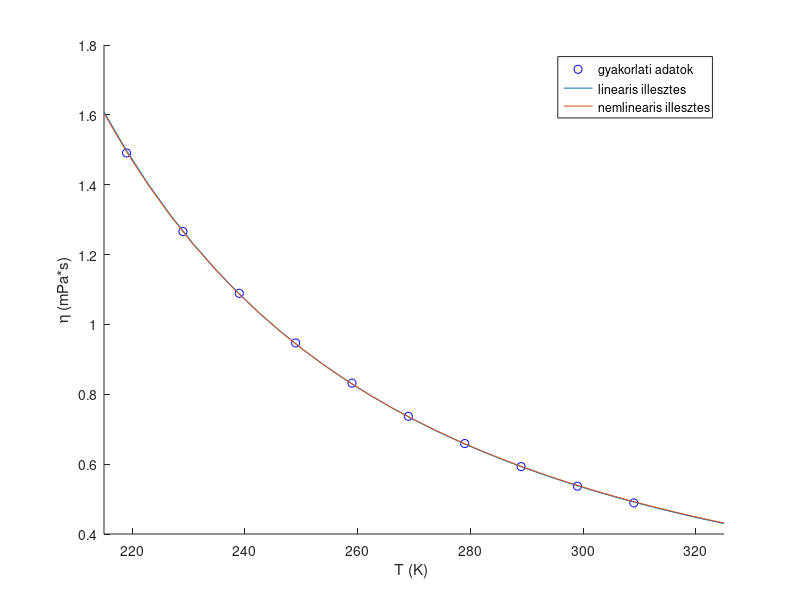
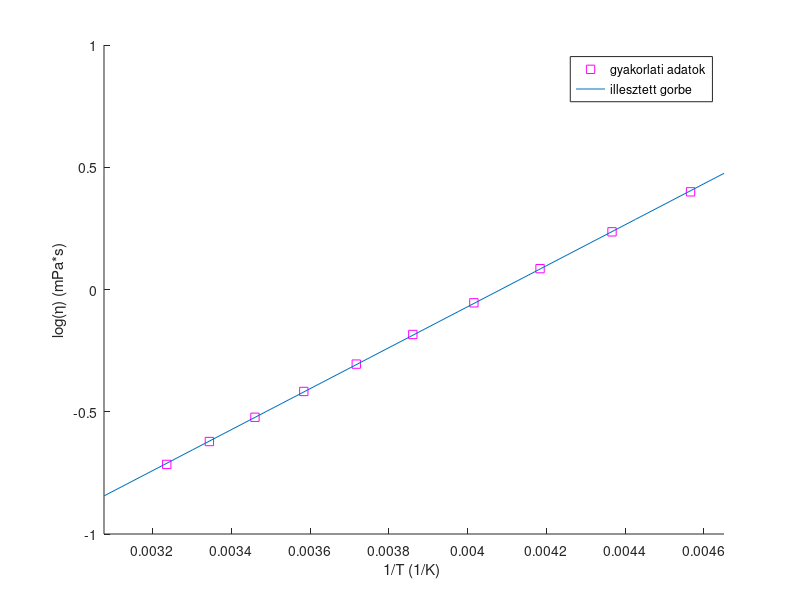

MATLAB code for these plots, in order:
clc ( ), clear ( ), close ( 'all' )

%%Adatok
T = 219 : 10 : 309; %%Kelvin
viszk = [ 1.491, 1.266, 1.089, 0.947, 0.832, 0.737, 0.659, 0.593, 0.537, 0.489]; %% mPa*s
% hatarozd meg A es B parametereket, biz be hogy helyes
x = 1 ./ T;
y = log( viszk );
homerseklet = [ 215, 325 ];
recip_homerseklet = [ 1/homerseklet(2); 1/homerseklet(1)];

%%Megoldas - LINEARIS
eredm = polyfit(x, y, 1);
B1 = eredm (1);
A1 = exp( eredm(2));
fgv_viszk = @ (T) A1 * exp( B1 ./ T );
fgv_log_viszk = @ (Trec) B1*Trec + log(A1);

%%Megoldas - NEMLINEARIS
fgv_viszk_lsqcf = @ ( alfa, T ) alfa(1) * exp( alfa(2) ./ T );
kezd_ertk = [ 1, 1000 ];
eredm_nlin = lsqcurvefit( fgv_viszk_lsqcf, kezd_ertk, T, viszk);
A1_nlin = eredm_nlin(1);
B1_nlin = eredm_nlin(2);
fgv_viszk_nlin = @ (T) A1_nlin * exp( B1_nlin ./ T );


%%Abrazolas
figure ( 'Name', ' Gorbeillesztes' )
hold('on');
plot ( T, viszk, 'bo' );
fplot ( fgv_viszk, homerseklet );
fplot ( fgv_viszk_nlin, homerseklet ); %%mivel helyes a megoldas ezert az elteres minimalis es a ket gorbe egymason fekszik
hold ( 'off' );
xlabel ( 'T (K) ');
ylabel ( '\eta (mPa*s)');
legend ( 'gyakorlati adatok', 'linearis illesztes ', 'nemlinearis illesztes' );

figure ( 'Name', ' Eredmeny illesztese' )
hold('on');
plot ( x, y, 'ms' );
fplot ( fgv_log_viszk, recip_homerseklet );
hold ( 'off' );
xlabel ( '1/T (1/K) ');
ylabel ( 'log(\eta) (mPa*s)');
legend ( 'gyakorlati adatok', 'illesztett gorbe ');


